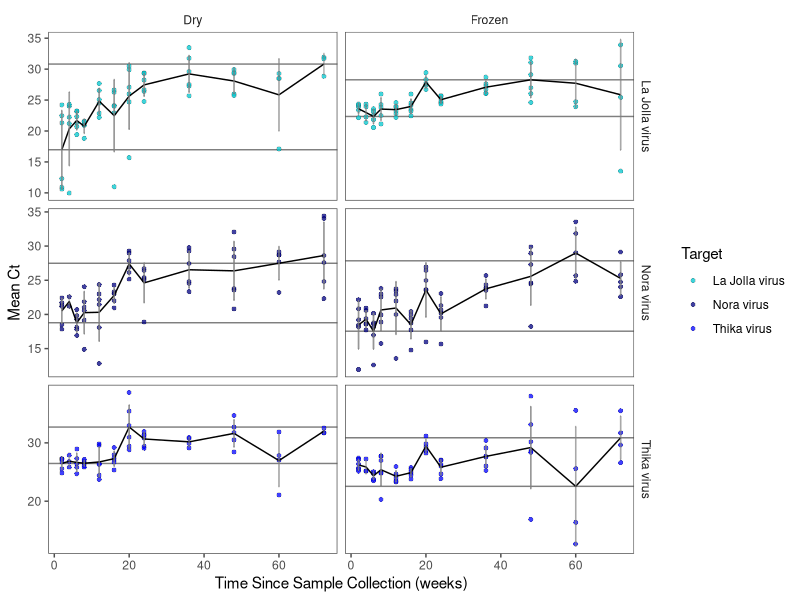
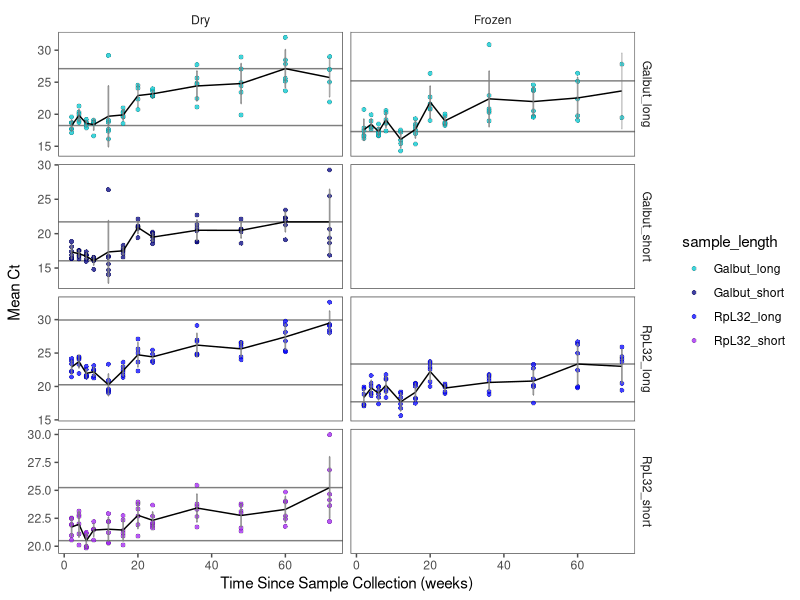
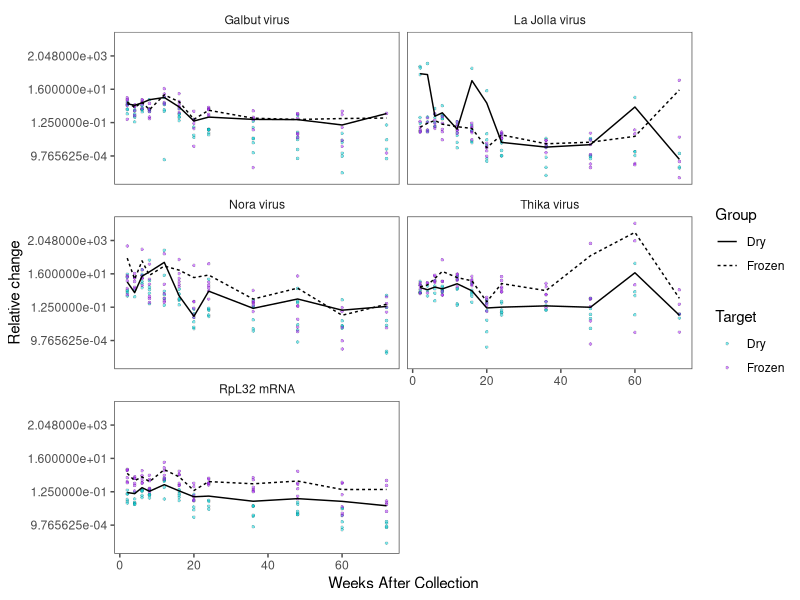
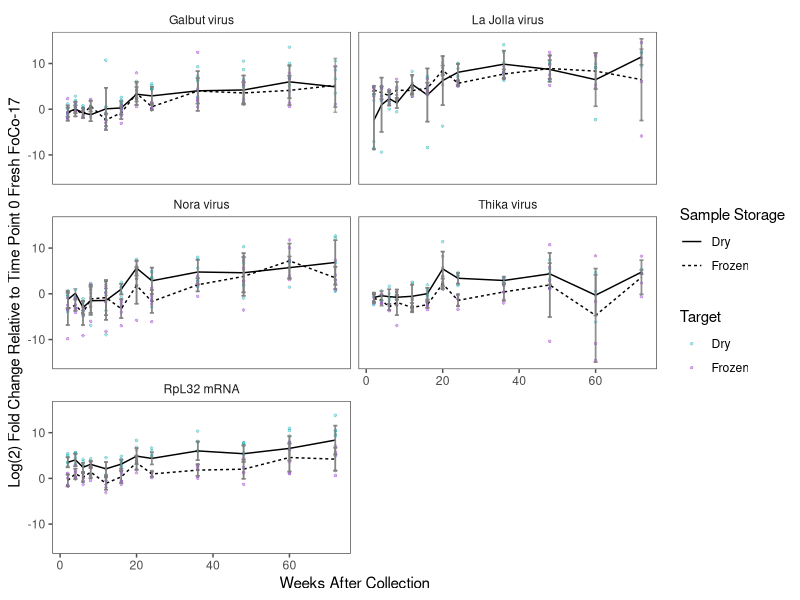
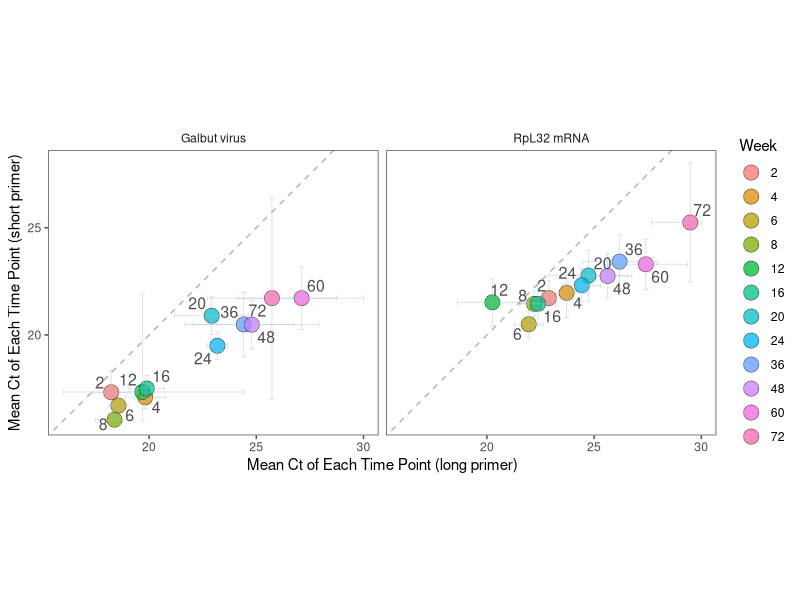
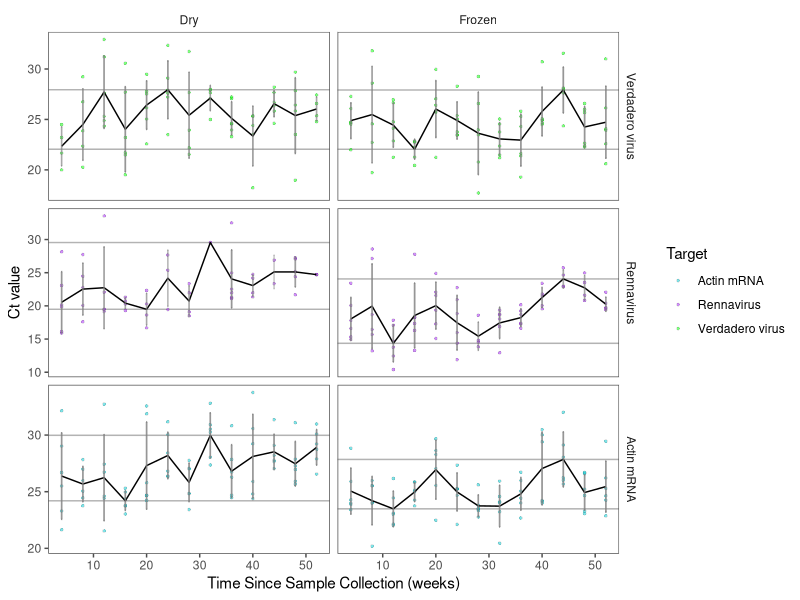
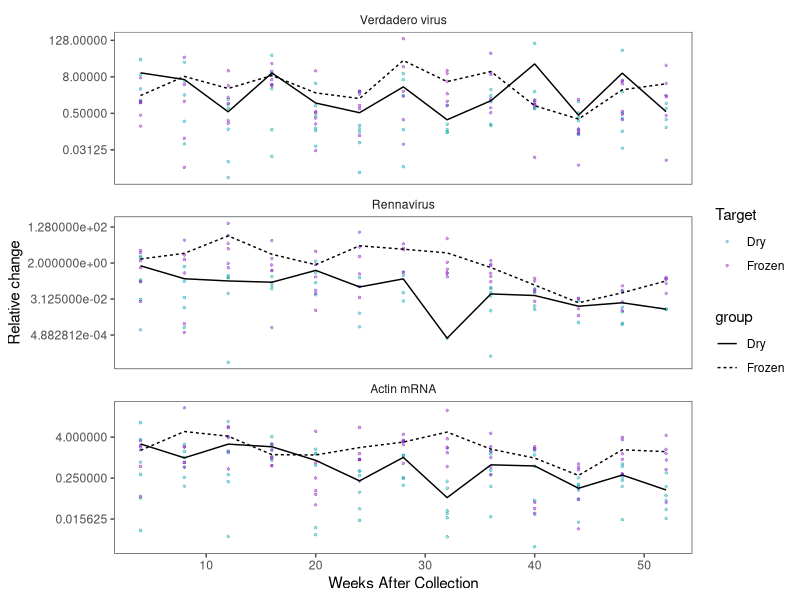
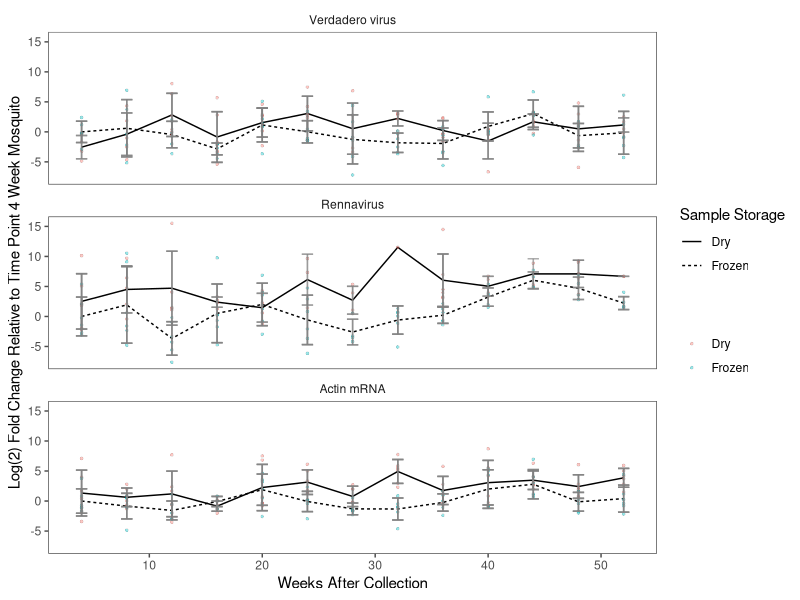

R code for these plots, in order:
# load libraries
library(tidyverse)
library(readxl)
library(ggthemes)
library(writexl)
library(ggrepel)

# read in data
fly <- read_xlsx("tidy_formats/fly_data2.xlsx")

mosquito <- read_xlsx("tidy_formats/mosquito_data2.xlsx")

# fly data figures

# pre-processing 
fly_data2 <- fly %>%
  filter(present == "y") %>% 
  type_convert() %>% 
  group_by(target, group, week, length) %>%
  mutate(mean_ct = mean(ct, na.rm = TRUE),
         sd_ct = sd(ct, na.rm = TRUE),
         sample_length = paste(target, length, sep = "_")) 

# determine delta ct, use average of time 2 week fresh as starting ct
#write_xlsx(fly_data2, "tidy_formats/fly_data3.xlsx")

#read back in the data
fly_data3 <- read_xlsx("tidy_formats/fly_data3.xlsx")

fly_data3 <- fly_data3 %>% 
  mutate(target = str_replace(target, "Galbut", "Galbut virus"),
         target = str_replace(target, "RpL32", "RpL32 mRNA"),
         target = str_replace(target, "La Jolla", "La Jolla virus"),
         target = str_replace(target, "Nora", "Nora virus"),
         target = str_replace(target, "Thika", "Thika virus"))

hline_max1 <- data.frame(group = c("Dry", "Frozen"), target = c("La Jolla virus", 
                                                                "Nora virus",
                                                                "Thika virus"), 
                        hline_1 = c(30.81469, 27.84886, 32.70908, 28.27032,
                                    27.49015, 30.87427))


hline_min1 <- data.frame(group = c("Dry", "Frozen"), target = c("La Jolla virus", 
                                                                "Nora virus", 
                                                                "Thika virus"),
                        hline_2 = c(16.96781, 17.54493, 26.47017, 22.34384,
                                    18.78465, 22.54356))


# Mean line bar of La Jolla, Nora & Thika targets
ggplot(filter(fly_data3, target %in% c("La Jolla virus", "Nora virus", 
                                       "Thika virus"), 
              group != "Fresh"), aes(x=week)) + 
  geom_hline(data = hline_max1, aes(yintercept = hline_1), alpha = 0.5) +
  geom_hline(data = hline_min1, aes(yintercept = hline_2), alpha = 0.5) +
  geom_point(aes(y=ct, fill=target), shape = 21, size = 1.5, stroke = 0.1, 
             color = "black", alpha = 0.75) + 
  scale_fill_manual(values = c("turquoise3", "navyblue", "blue")) + 
  geom_line(aes(y=mean_ct, group=sample_length)) + 
  geom_errorbar(aes(ymin = (mean_ct - sd_ct), ymax = (mean_ct + sd_ct)), 
                width = 0.2, color = "grey50", alpha = 0.25) +
  theme_few(base_size = 11) + 
  facet_grid(target ~group, scales = "free_y") +
  labs(x = "Time Since Sample Collection (weeks)", y = "Mean Ct", fill = "Target")


# remove # to save plot
#ggsave("plots/Mean_LaJollaNoraThika.pdf", units = "in", width = 10, height = 8)


hline_max2 <- data.frame(group = c("Dry", "Dry", "Dry", "Dry", "Frozen", "Frozen",
                                   "Frozen", "Frozen"), 
                         sample_length = c("Galbut_long", "Galbut_short",
                                           "RpL32_long", "RpL32_short"), 
                        hline_1 = c(27.11656, 21.71760, 29.948694, 25.24503, 
                                    25.20976, NA, 23.35923, NA))


hline_min2 <- data.frame(group = c("Dry", "Dry", "Dry", "Dry", "Frozen", "Frozen",
                                   "Frozen", "Frozen"), 
                         sample_length = c("Galbut_long", "Galbut_short",
                                           "RpL32_long", "RpL32_short"),
                        hline_2 = c(18.23504, 16.04849, 20.2549, 20.49891, 
                                    17.29496, NA, 17.70815, NA))

# Mean line bar of galbut and RpL32 short and long
ggplot(filter(fly_data3, sample_length %in% c("Galbut_long", "Galbut_short", 
                                             "RpL32_long", "RpL32_short"), 
              group != "Fresh"), aes(x=week)) + 
  geom_hline(data = hline_max2, aes(yintercept = hline_1), alpha = 0.5) +
  geom_hline(data = hline_min2, aes(yintercept = hline_2), alpha = 0.5) +
  geom_point(aes(y=ct, fill=sample_length), shape = 21, size = 1.5, stroke = 0.1, 
             color = "black", alpha = 0.75) + 
  scale_fill_manual(values = c("turquoise3", "navyblue", "blue", "purple")) + 
  geom_line(aes(y=mean_ct, group=sample_length)) + 
  geom_errorbar(aes(ymin = (mean_ct - sd_ct), ymax = (mean_ct + sd_ct)), 
                width = 0.2, color = "grey50", alpha = 0.25) +
  theme_few(base_size = 11) + 
  facet_grid(sample_length ~ group, scales = "free_y") +
  labs(x = "Time Since Sample Collection (weeks)", y = "Mean Ct" )


# remove # to save plot
#ggsave("plots/Mean_GalbutRpL32.pdf", units = "in", width = 10, height = 8)

# get mean fold change, remove fresh samples & short samples
fly_fc <- fly_data3 %>% 
  group_by(target, group, week) %>% 
  mutate(fold_change = 2^-(delta_ct),
         mean_fc = mean(fold_change, na.rm = TRUE),
         sd_fc = sd(fold_change, na.rm = TRUE),
         mean_dct = mean(delta_ct, na.rm = TRUE),
         sd_dct = sd(delta_ct, na.rm = TRUE)) %>% 
  filter(group != "Fresh") %>% 
  filter(length != "short")

# relative change for all fly targets
ggplot(fly_fc, aes(x = week)) +
  geom_point(aes(y = fold_change, fill = group), shape = 21, size = 1, 
             stroke = 0.1, color = "black", alpha = 0.5) +
  scale_fill_manual(values = c("turquoise3", "purple")) +
  geom_line(aes(y = mean_fc, group = group, linetype = group)) +
  scale_y_continuous(trans = "log2") +
  theme_few(base_size = 11) +
  facet_wrap(~factor(target, levels = c("Galbut virus", "La Jolla virus", 
                                        "Nora virus", "Thika virus", 
                                        "RpL32 mRNA")), ncol = 2) +
  labs(x = 'Weeks After Collection', y = "Relative change", fill = "Target", 
       linetype = "Group")

# remove # based on what transformation was used in scale_y_continuous
#ggsave("plots/Relative_fly.pdf", units = "in", width = 10, height = 8)
#ggsave("plots/Relative_fly_log10.pdf", units = "in", width = 10, height = 8)
#ggsave("plots/Relative_fly_log2.pdf", units = "in", width = 10, height = 8)
#ggsave("plots/Relative_fly_sqrt.pdf", units = "in", width = 10, height = 8)

# delta ct fold change
ggplot(fly_fc, aes(x = week)) +
  geom_point(aes(y = delta_ct, fill = group), shape = 21, size = 1, 
             stroke = 0.1, color = "black", alpha = 0.4) +
  scale_fill_manual(values = c("turquoise3", "purple")) +
  geom_line(aes(y = mean_dct, group = group, linetype = group)) +
  geom_errorbar(aes(ymin = (mean_dct - sd_dct), ymax = (mean_dct + sd_dct)), 
                width = 1, color = "grey50", alpha = 0.4) +  
  theme_few(base_size = 11) +
  facet_wrap(~factor(target, levels = c("Galbut virus", "La Jolla virus", 
                                        "Nora virus", "Thika virus", 
                                        "RpL32 mRNA")), ncol = 2) +
  labs(x = 'Weeks After Collection', 
       y = "Log(2) Fold Change Relative to Time Point 0 Fresh FoCo-17", 
       fill = "Target", linetype = "Sample Storage")

# remove # to save plot
ggsave("plots/Relative_fly_dct.pdf", units = "in", width = 10, height = 8)

# short vs long Galbut & Rpl
short_v_long <- fly_data3 %>% 
  filter(target %in% c("Galbut virus", "RpL32 mRNA")) %>% 
  filter(group == "Dry") %>% 
  select(week, group, target, length, mean_ct, sd_ct) %>% 
  group_by(week, target, group, length, mean_ct, sd_ct) %>% 
  summarise() %>% 
  pivot_wider(names_from = length, values_from = c(mean_ct, sd_ct)) %>% 
  ungroup()

short_v_long$week <- as.factor(short_v_long$week)

#Plot min and max
plot_min_x <- 16
plot_max_x <- 30
plot_min_y <- 16
plot_max_y <- 30

ggplot(short_v_long) +
  geom_point(aes(x = mean_ct_long, y = mean_ct_short, fill = week), shape = 21, 
             size = 5, stroke = 0.25, alpha = 0.75) +
  geom_errorbarh(aes(xmin = if_else((mean_ct_long - sd_ct_long) < plot_min_x, 
                     plot_min_x,(mean_ct_long - sd_ct_long)), 
                 xmax = if_else((mean_ct_long + sd_ct_long) > plot_max_x,
                                plot_max_x,(mean_ct_long + sd_ct_long)), 
                 y = mean_ct_short), 
                height = 0.25, color = "slategray3", linewidth = 0.25, alpha = 0.5) +
  geom_errorbar(aes(ymin = if_else((mean_ct_short - sd_ct_short) < plot_min_y, 
                                   plot_min_y,(mean_ct_short - sd_ct_short)), 
                    ymax = if_else((mean_ct_short + sd_ct_short) > plot_max_y, 
                                   plot_max_y,(mean_ct_short + sd_ct_short)), 
                    x = mean_ct_long), 
                width = 0.25, color = "slategray3", linewidth = 0.25, alpha = 0.5) +
  facet_wrap(~ target) +
  theme_few(base_size = 11) +
  coord_fixed() +
  geom_text_repel(aes(x = mean_ct_long, y = mean_ct_short, label = week), 
                  size = 4, colour = "grey30") +
  geom_abline(intercept = 0, slope = 1, color="grey40", alpha=0.5, linewidth=0.5,
              linetype=2) +
  labs(x = "Mean Ct of Each Time Point (long primer)", 
       y = "Mean Ct of Each Time Point (short primer)", fill = "Week")

# remove # to save plot
#ggsave("plots/long_vs_short.pdf", units = "in", width = 10, height = 8)

# pre-processing mosquito plots
mosquito_data2 <- mosquito %>% 
  filter(present == "y") %>% 
  type_convert() %>% 
  group_by(target, group, week) %>%
  mutate(mean_ct = mean(ct, na.rm = TRUE),
         sd_ct = sd(ct, na.rm = TRUE),
         sample_group = paste0(target)) %>% 
  ungroup()

# determine delta ct, use average of time 4 week frozen as starting ct
#write_xlsx(mosquito_data2, "tidy_formats/mosquito_data3.xlsx")

#read back in the data
mosquito_data3 <- read_xlsx("tidy_formats/mosquito_data3.xlsx")

# get mean fold change
mosquito_data3 <- mosquito_data3 %>% 
  group_by(target, group, week) %>% 
  mutate(fold_change = 2^-(delta_ct),
         mean_fc = mean(fold_change, na.rm = TRUE),
         sd_fc = sd(fold_change, na.rm = TRUE),
         mean_dct = mean(delta_ct, na.rm = TRUE),
         sd_dct = sd(delta_ct, na.rm = TRUE),
         target = str_replace(target, "Verdadero", "Verdadero virus"),
         target = str_replace(target, "Actin", "Actin mRNA"))

hline_max_mos <- data.frame(group = c("Dry", "Dry", "Dry", "Frozen", "Frozen", 
                                      "Frozen"), 
                            target = c("Verdadero virus", "Rennavirus", 
                                       "Actin mRNA"), 
                            hline_1_mos = c(27.94278, 29.54662, 29.98109,
                                            27.91520, 24.06199, 27.85027))

hline_min_mos <- data.frame(group = c("Dry", "Dry", "Dry", "Frozen", "Frozen", 
                                      "Frozen"), 
                            target = c("Verdadero virus", "Rennavirus", 
                                       "Actin mRNA"),
                            hline_2_mos = c(22.04536, 19.4869, 24.19849,
                                            22.04304, 14.35967, 23.48702))

# Mean line bar of all Ae. aegypti targets 
ggplot(mosquito_data3, aes(x = week)) + 
  geom_hline(data = hline_max_mos, aes(yintercept = hline_1_mos), alpha = 0.3) +
  geom_hline(data = hline_min_mos, aes(yintercept = hline_2_mos), alpha = 0.3) +
  geom_point(aes(y = ct, fill = target), shape=21, size=1, stroke=0.1, 
             color="black", alpha = 0.5) + 
  scale_fill_manual(values = c("turquoise3", "purple", "green")) + 
  geom_line(aes(y=mean_ct, group=sample_group)) + 
  geom_errorbar(aes(ymin = (mean_ct - sd_ct), ymax = (mean_ct + sd_ct)), 
                width = 0.2, color = "grey50", alpha = 0.25) +
  theme_few(base_size = 11) +
  facet_grid(factor(target, levels = c("Verdadero virus", "Rennavirus", 
                                       "Actin mRNA")) ~ group, scales = "free_y") +
  labs(x = "Time Since Sample Collection (weeks)", y = "Ct value", 
       fill = "Target")

# remove # to save plot
#ggsave("plots/Mean_Mosquito.pdf", units = "in", width = 10, height = 8)

# Relative change for all Ae. aegypti targets
ggplot(mosquito_data3, aes(x = week)) +
  geom_point(aes(y = fold_change, fill = group), shape = 21, size = 1, 
             stroke = 0.1, color = "black", alpha = 0.5) +
  scale_fill_manual(values = c("turquoise3", "purple")) +
  geom_line(aes(y = mean_fc, group = group, linetype = group)) +
  scale_y_continuous(trans = "log2") +
  theme_few(base_size = 11) +
  facet_wrap(~factor(target, levels = c("Verdadero virus", "Rennavirus", 
                                        "Actin mRNA")), scales = "free_y",
             ncol = 1) +
  labs(x = 'Weeks After Collection', y = "Relative change", fill = "Target")

# remove # based on what transformation was used in scale_y_continuous
#ggsave("plots/Relative_Mosquito_log10.pdf", units = "in", width = 10, height = 8)
#ggsave("plots/Relative_Mosquito_log2.pdf", units = "in", width = 10, height = 8)
#ggsave("plots/Relative_Mosquito_sqrt.pdf", units = "in", width = 10, height = 8)
#ggsave("plots/Relative_Mosquito.pdf", units = "in", width = 10, height = 8)

# delta ct fold change
ggplot(mosquito_data3, aes(x = week)) +
  geom_line(aes(y = mean_dct, group = group, linetype = group)) +
  geom_point(aes(y = delta_ct, fill = group), shape = 21, size = 1, 
             stroke = 0.1, color = "black", alpha = 0.4) +
  scale_fill_manual(values = c("turquoise3", "purple")) +
  geom_errorbar(aes(ymin = (mean_dct - sd_dct), ymax = (mean_dct + sd_dct)), 
                width = 1, color = "grey50", alpha = 0.4) + 
  theme_few(base_size = 11) +
  facet_wrap(~factor(target, levels = c("Verdadero virus", "Rennavirus", 
                                        "Actin mRNA")), ncol = 1) +
  labs(x = 'Weeks After Collection', 
       y = "Log(2) Fold Change Relative to Time Point 4 Week Mosquito",
       linetype = "Sample Storage") +
  scale_fill_discrete(name = "")

# remove # to save plot
#ggsave("plots/Relative_mosquito_dct.pdf", units = "in", width = 10, height = 8)

# Percent Positive
fly_summary <- fly %>% 
  group_by(target, group, week, length) %>% 
  count(present) %>% 
  mutate(percent = (n/6) * 100) %>% 
  filter(present == "y") %>% 
  filter(group == "Dry") %>% 
  filter(target %in% c("Galbut", "RpL32")) 

ggplot(fly_summary) +
  geom_dotplot(aes(x = percent, fill = length), alpha = 0.75) +
  scale_fill_manual(values = c("turquoise3", "purple")) +
  facet_grid(length ~ target) +
  theme_few(base_size = 11) +
  labs(x = "Percent of flies positive via qPCR", fill = "Primer Length")

#ggsave("plots/percent_long_short.pdf", units = "in", width = 10, height = 8)
